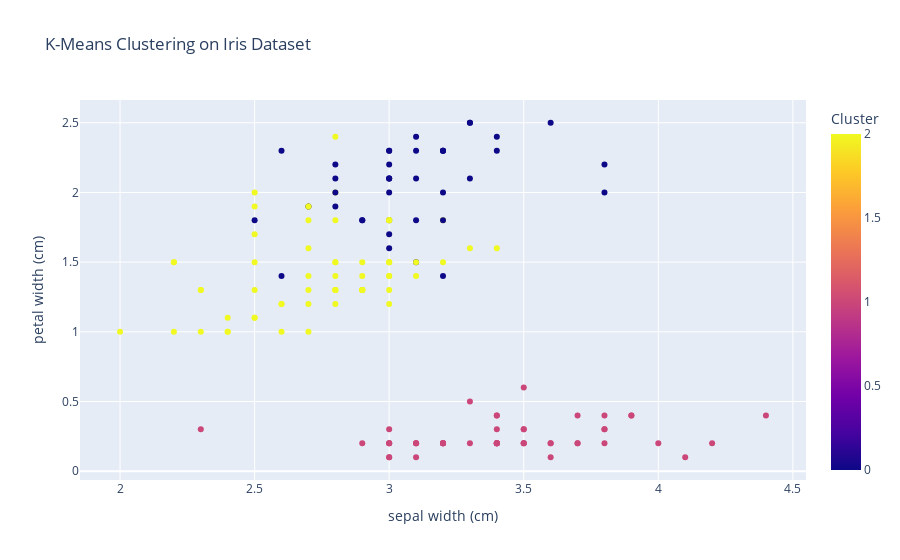

Notebook code cell kept with this figure:
### Code cell
fig = px.scatter(
    df,
    x="sepal width (cm)",
    y="petal width (cm)",
    color="Cluster",
    title="K-Means Clustering on Iris Dataset"
)
fig.show()

### Figure 1 — Plotly figure (JSON) as saved in the notebook; plotly's stock layout.template omitted (floating-point values rounded to 4 significant figures; data arrays with more than 128 entries replaced by an {"elided": "..."} marker saying what was removed)
{"data": [{"hovertemplate": "sepal width (cm)=%{x}<br>petal width (cm)=%{y}<br>Cluster=%{marker.color}<extra></extra>", "legendgroup": "", "marker": {"color": {"elided": "150 int values"}, "coloraxis": "coloraxis", "symbol": "circle"}, "mode": "markers", "name": "", "orientation": "v", "showlegend": false, "type": "scatter", "x": {"elided": "150 float values"}, "xaxis": "x", "y": {"elided": "150 float values"}, "yaxis": "y"}], "layout": {"coloraxis": {"colorbar": {"title": {"text": "Cluster"}}, "colorscale": [[0, "#0d0887"], [0.1111, "#46039f"], [0.2222, "#7201a8"], [0.3333, "#9c179e"], [0.4444, "#bd3786"], [0.5556, "#d8576b"], [0.6667, "#ed7953"], [0.7778, "#fb9f3a"], [0.8889, "#fdca26"], [1, "#f0f921"]]}, "legend": {"tracegroupgap": 0}, "title": {"text": "K-Means Clustering on Iris Dataset"}, "xaxis": {"anchor": "y", "domain": [0, 1], "title": {"text": "sepal width (cm)"}}, "yaxis": {"anchor": "x", "domain": [0, 1], "title": {"text": "petal width (cm)"}}}}
